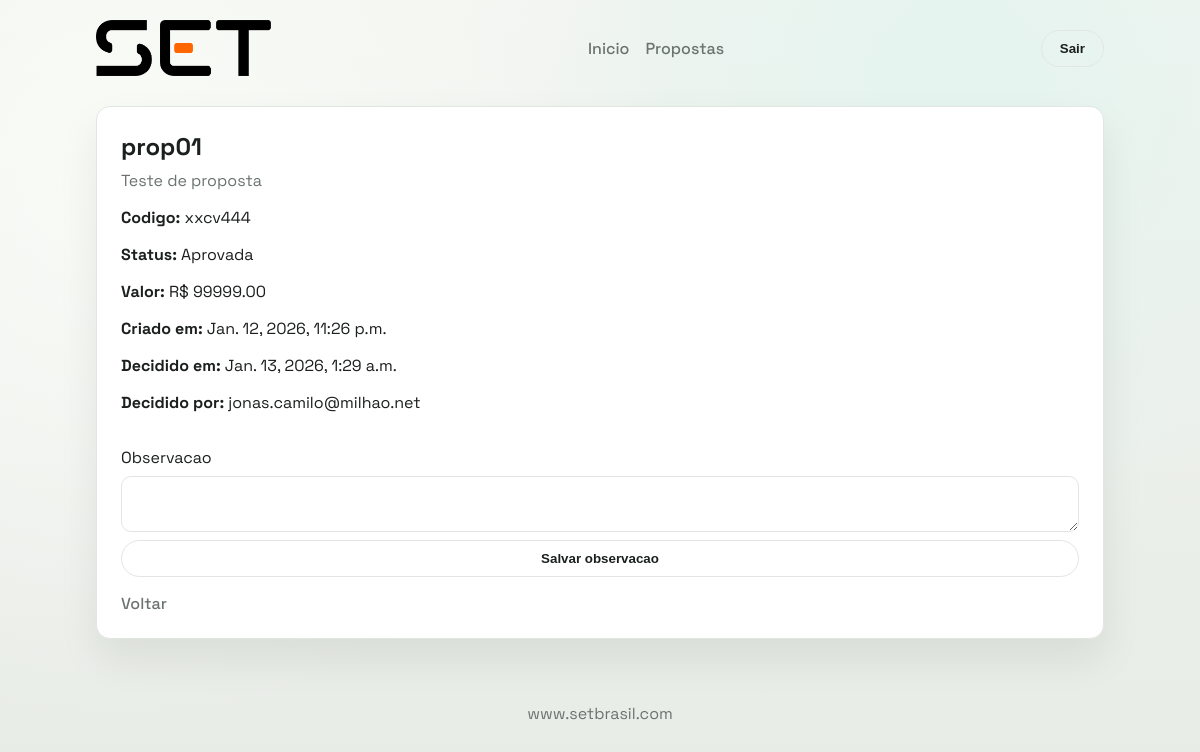
Page /propostas/1/ (signed in) on the committed database.
### core/models.py (models this page shows, shortened)
class Proposta(models.Model):
    class Status(models.TextChoices):
        PENDENTE = "PENDENTE", "Pendente"
        APROVADA = "APROVADA", "Aprovada"
        REPROVADA = "REPROVADA", "Reprovada"
    cliente = models.ForeignKey(Cliente, on_delete=models.CASCADE, related_name="propostas")
    nome = models.CharField(max_length=120)
    codigo = models.CharField(max_length=40)
    descricao = models.TextField()
    valor = models.DecimalField(max_digits=12, decimal_places=2)
    status = models.CharField(max_length=10, choices=Status.choices, default=Status.PENDENTE)
    criado_em = models.DateTimeField(auto_now_add=True)
    decidido_em = models.DateTimeField(null=True, blank=True)
    aprovado_por = models.ForeignKey(
        User, on_delete=models.SET_NULL, null=True, blank=True, related_name="propostas_aprovadas"
    )
    observacao_cliente = models.TextField(blank=True)

### core/views.py (the view)
# urls.py: path('propostas/<int:pk>/', views.proposta_detail, name="proposta_detail"),
@login_required
def proposta_detail(request, pk):
    cliente = _get_cliente(request.user)
    proposta = get_object_or_404(Proposta, pk=pk, cliente=cliente)
    return render(request, "core/proposta_detail.html", {"cliente": cliente, "proposta": proposta})

### core/views.py (called while the page is built)
def _get_cliente(user):
    try:
        return user.cliente
    except Cliente.DoesNotExist:
        return None

### core/templates/core/proposta_detail.html (shortened to what this page needs)
{% extends "core/base.html" %}
{% load static %}
{% block content %}
  <section class="card stack">
    <div>
      <h1 style="margin: 0 0 8px 0;">{{ proposta.nome }}</h1>
      <div class="muted">{{ proposta.descricao }}</div>
    </div>
    <div class="stack">
      <div><strong>Codigo:</strong> {{ proposta.codigo }}</div>
      <div><strong>Status:</strong> {{ proposta.get_status_display }}</div>
      <div><strong>Valor:</strong> R$ {{ proposta.valor }}</div>
      <div><strong>Criado em:</strong> {{ proposta.criado_em }}</div>
      {% if proposta.decidido_em %}
        <div><strong>Decidido em:</strong> {{ proposta.decidido_em }}</div>
      {% endif %}
      {% if proposta.aprovado_por %}
        <div><strong>Decidido por:</strong> {{ proposta.aprovado_por.username }}</div>
      {% endif %}
    </div>
    <div class="detail-actions">
      <form method="post" action="{% url 'salvar_observacao' proposta.pk %}">
        <label for="id_observacao">Observacao</label>
        <textarea id="id_observacao" name="observacao">{{ proposta.observacao_cliente }}</textarea>
        <button class="btn btn-ghost" type="submit">Salvar observacao</button>
      </form>
    </div>
    <a class="nav-link" href="{% url 'propostas' %}">Voltar</a>
  </section>
{% endblock %}

### core/static/core/styles.css (style rules this page uses)
:root { --bg: #f2f4f0; --bg-alt: #e7ece6; --surface: #ffffff; --text: #1b1f1d; --muted: #6b736f; --accent: #0f5f4f; --accent-soft: #d9efe9; --border: #e2e6e0; --shadow: 0 20px 40px rgba(17, 20, 18, 0.08); --radius: 14px; }
* { box-sizing: border-box; }
body { margin: 0; font-family: "Space Grotesk", sans-serif; color: var(--text); background: var(--bg); min-height: 100vh; }
.nav-link { color: var(--muted); text-decoration: none; font-weight: 500; }
.btn { display: inline-flex; align-items: center; justify-content: center; padding: 10px 18px; border-radius: 999px; border: 1px solid transparent; text-decoration: none; cursor: pointer; font-weight: 600; }
.btn-ghost { background: transparent; border-color: var(--border); color: var(--text); }
.card { background: var(--surface); border: 1px solid var(--border); border-radius: var(--radius); padding: 24px; box-shadow: var(--shadow); }
input, textarea, select { width: 100%; padding: 10px 12px; border: 1px solid var(--border); border-radius: 10px; font-family: inherit; }
.stack { display: grid; gap: 16px; }
.muted { color: var(--muted); }
.detail-actions { display: grid; gap: 14px; margin-top: 18px; }
.detail-actions form { display: grid; gap: 8px; }

### rows in the picture
Proposta: nome "prop01", descricao "Teste de proposta", codigo "xxcv444", status "Aprovada", valor "99999.00", criado_em "Jan. 12, 2026, 11:26 p.m.", decidido_em "Jan. 13, 2026, 1:29 a.m.", aprovado_por.username "jonas.camilo@milhao.net"
